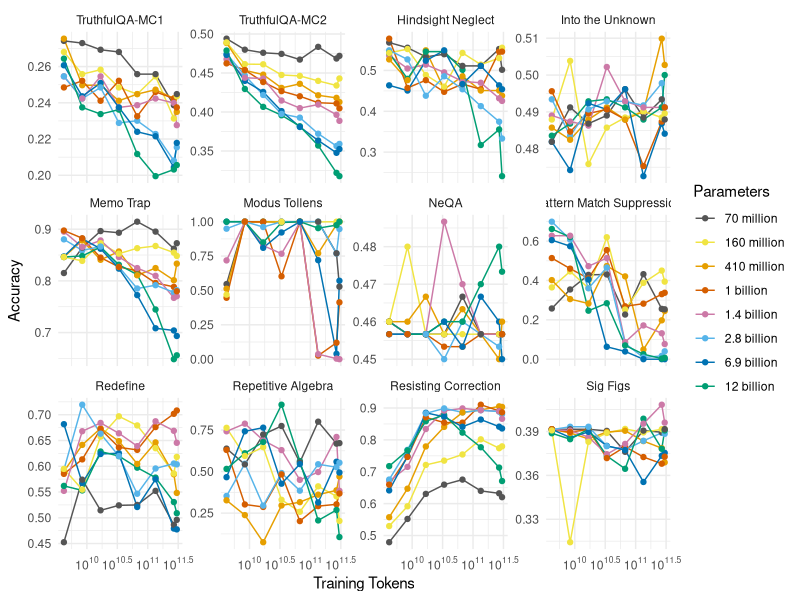
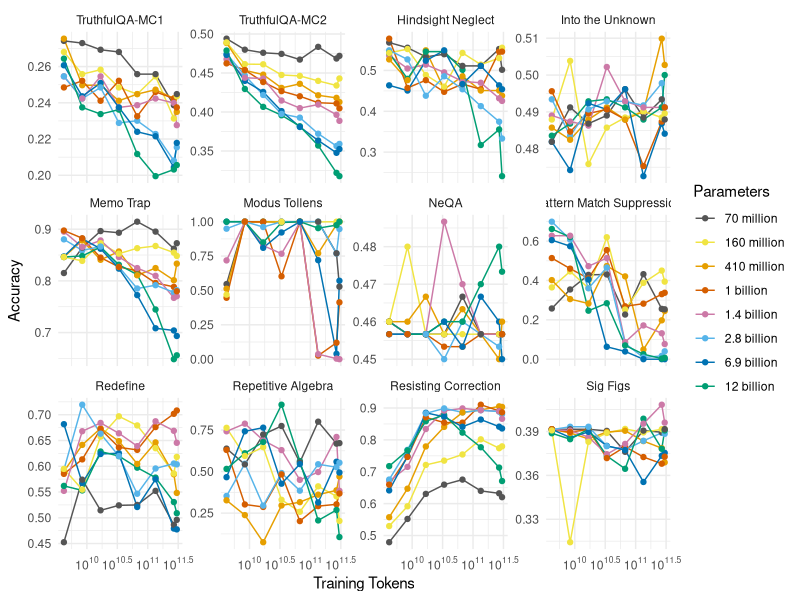

These figures' R source, in order:
## ---- chunk 1
library(tidyverse)
library(lme4)
library(lmerTest)
## ---- chunk 2
accuracy = read_tsv("../results/all_results.tsv")

accuracy = accuracy%>%
  separate(ModelName,into=c("Model","Size"),"-")%>%
  unite(col = Model,  Model, na.rm=TRUE, sep = ",")%>%
  mutate(Step = as.numeric(as.character(str_replace(ModelRevision,"step",""))))

accuracy
## ---- chunk 3
accuracy_fig = accuracy%>%
  mutate(Size=fct_relevel(Size,"70m","160m","410m","1b","1.4b","2.8b","6.9b","12b"))%>%
  mutate(Size = (fct_recode(Size,
                           "70 million" = "70m",
                           "160 million" = "160m",
                           "410 million" = "410m",
                           "1 billion" = "1b",
                           "1.4 billion" = "1.4b",
                           "2.8 billion" = "2.8b",
                           "6.9 billion" = "6.9b",
                           "12 billion"="12b"
                           )))%>%
  mutate(Task = fct_recode(Task,
                           "Hindsight Neglect"="isp_hindsight_neglect",
                           "Into the Unknown"="isp_into_the_unknown",
                           "Memo Trap"="isp_memo_trap",
                           "Modus Tollens"="isp_modus_tollens",
                           "NeQA"="isp_neqa",
                           "Pattern Match Suppression"="isp_pattern_matching_suppression",
                           "Redefine"="isp_redefine",
                           "Repetitive Algebra"="isp_repetitive_algebra",
                           "Resisting Correction"="isp_resisting_correction",
                           "Sig Figs"="isp_sig_figs",
                           "TruthfulQA-MC1"="truthfulqa_mc1",
                           "TruthfulQA-MC2"="truthfulqa_mc2"    ))%>%
  mutate(Task = fct_relevel(Task,"TruthfulQA-MC1","TruthfulQA-MC2"))%>%
  # mutate(Task = fct_recode(Task,
  #                             "redefine-math"="inverse-scaling__redefine-math",
  #                             "NeQA"="inverse-scaling__NeQA",
  #                             "hindsight-neglect-10shot"="inverse-scaling__hindsight-neglect-10shot", 
  #                             "quote-repetition"="inverse-scaling__quote-repetition"    
  #                             ))%>%
  rename("Parameters" = "Size")%>%
  mutate(TrainingTokens = Step*2097152)%>%
  # rename("TrainingTokens" = "Step")%>%
  ggplot(aes(x=TrainingTokens,y=Accuracy,color=Parameters)) + geom_line() + geom_point() + facet_wrap(.~Task,scales="free_y",ncol=4) + theme_minimal()+
  scale_x_log10(
   breaks = scales::trans_breaks("log10", function(x) 10^x),
   labels = scales::trans_format("log10", scales::math_format(10^.x))
 )  + scale_color_manual(values = c("#555555","#F0E442", "#E69F00", "#D55E00","#CC79A7","#56B4E9",  "#0072B2", "#009E73")) + xlab("Training Tokens")


ggsave("accuracy_fig.pdf",accuracy_fig,width = 10, height = 6)

accuracy_fig
## ---- chunk 4
accuracy2 = accuracy%>%
  mutate(Size = 1000000*as.numeric(as.character(fct_recode(Size,
                           "70" = "70m",
                           "160" = "160m",
                           "410" = "410m",
                           "1000" = "1b",
                           "1400" = "1.4b",
                           "2800" = "2.8b",
                           "6900" = "6.9b",
                           "12000" = "12b"
                           ))),
         Tokens = Step*2097152)


## ---- chunk 5
results_df = tibble(task_name=factor(),effect=factor(),t=numeric(),df=integer(),p_uncorrected=numeric())

for (task in unique(accuracy2$Task)){
model = accuracy2%>%
    filter(Task==task)%>%
    lm(data=.,formula=scale(Accuracy) ~ scale(log10(Size))*scale(log10(Tokens)))

results =  as.data.frame(summary(model)$coefficients[c(2,3,4),])
effect = row.names(results)
results$effect = effect
results$df = model$df.residual
results$task_name = task
results=results%>%
  rename("t"="t value",
         "p_uncorrected"="Pr(>|t|)")

results = results%>%tibble%>%select(task_name,effect,t,df,p_uncorrected)
results_df = results_df%>%add_row(results)
}

results_df$p = p.adjust(results_df$p_uncorrected,method="BH")

results_df = results_df%>%
  select(-p_uncorrected)%>%
  mutate(effect = fct_recode(effect,
                             "Parameters" = "scale(log10(Size))",
                             "Tokens" = "scale(log10(Tokens))",
                             "Interaction" = "scale(log10(Size)):scale(log10(Tokens))"
                             ))

results_df=results_df%>%
    mutate(p=case_when(p<0.001 ~ "p<0.001",
                          TRUE ~ paste("p=", as.character(round(p,3)),sep="")))%>%
  mutate(stat_test=paste("t(",df,")=",round(t,2),", ",p,sep=""))%>%
  select(task_name,effect,stat_test)%>%
  pivot_wider(names_from=effect,values_from = stat_test)%>%
  mutate(task_name = fct_recode(task_name,
                           "Hindsight Neglect"="isp_hindsight_neglect",
                           "Into the Unknown"="isp_into_the_unknown",
                           "Memo Trap"="isp_memo_trap",
                           "Modus Tollens"="isp_modus_tollens",
                           "NeQA"="isp_neqa",
                           "Pattern Match Suppression"="isp_pattern_matching_suppression",
                           "Redefine"="isp_redefine",
                           "Repetitive Algebra"="isp_repetitive_algebra",
                           "Resisting Correction"="isp_resisting_correction",
                           "Sig Figs"="isp_sig_figs",
                           "TruthfulQA-MC1"="truthfulqa_mc1",
                           "TruthfulQA-MC2"="truthfulqa_mc2"    ))%>%
  mutate(task_name = fct_relevel(task_name,"TruthfulQA-MC1","TruthfulQA-MC2"))

results_df%>%write_tsv("statistical_tests.tsv")
